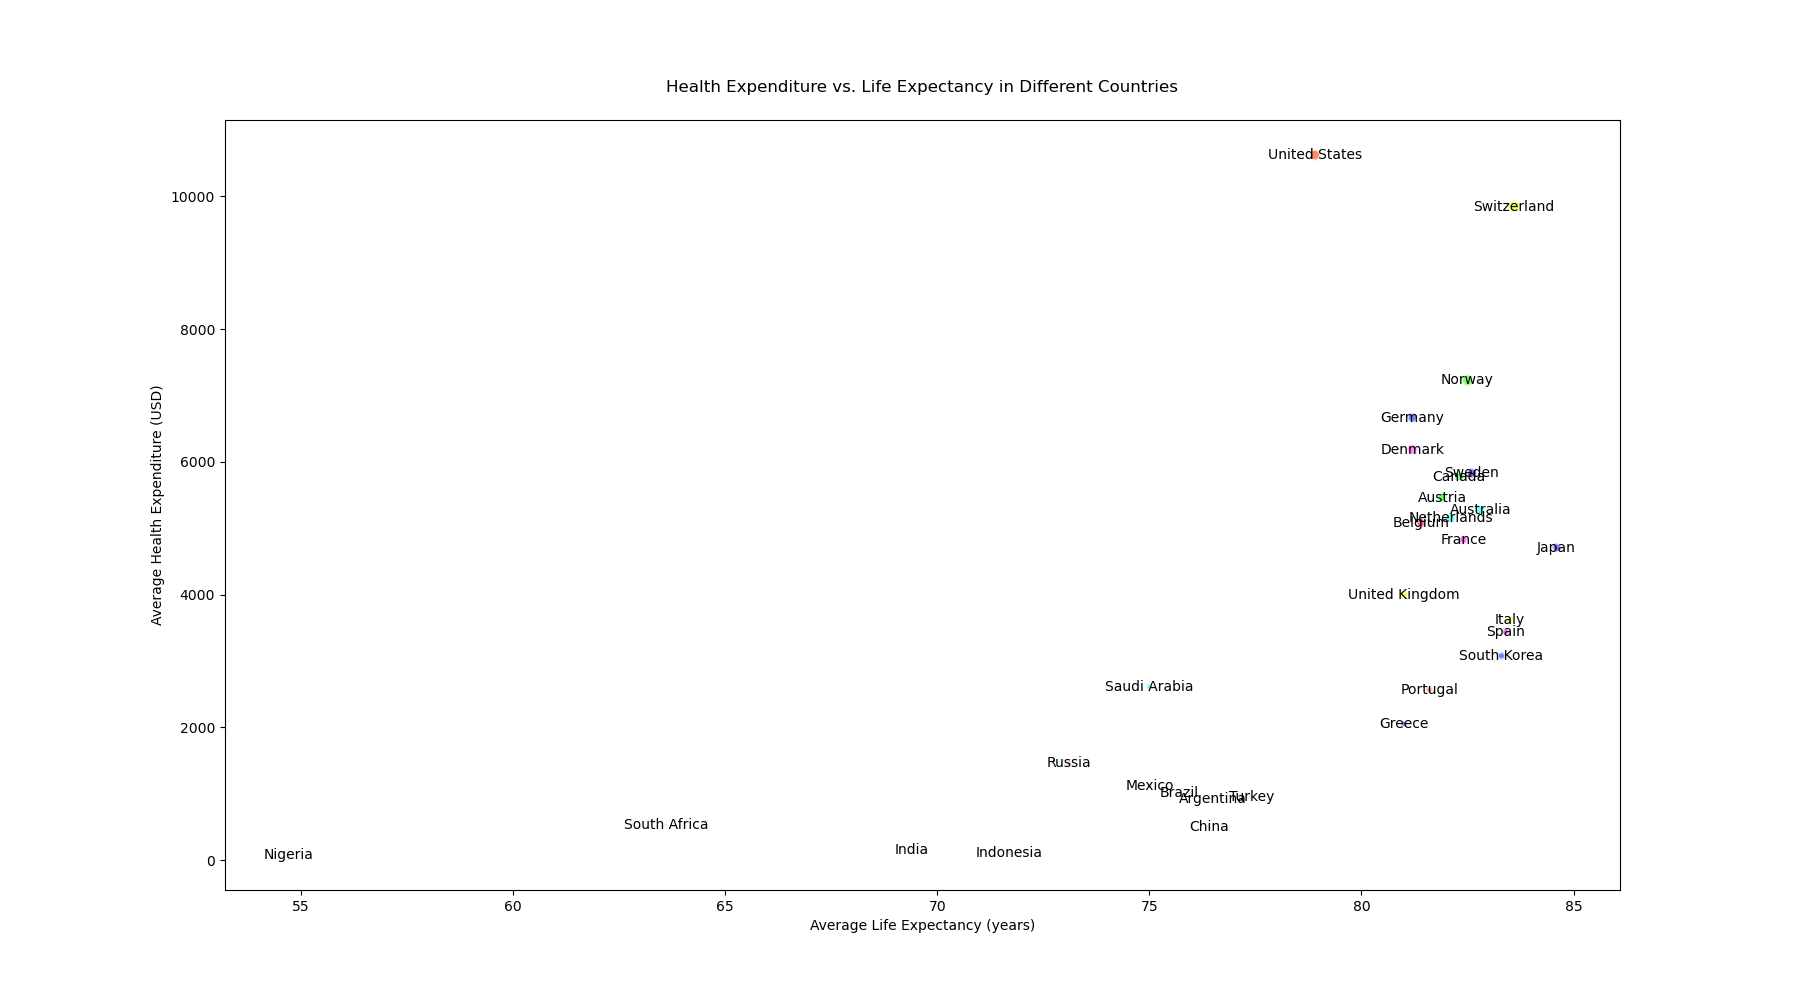

Source code (Python):

import matplotlib.pyplot as plt

countries = ['United States', 'Canada', 'Germany', 'United Kingdom', 'France', 'Australia', 'Japan', 'China', 'India', 'Brazil', 'Russia', 'South Africa', 'Nigeria', 'Mexico', 'Indonesia', 'Turkey', 'Argentina', 'South Korea', 'Italy', 'Spain', 'Saudi Arabia', 'Sweden', 'Norway', 'Switzerland', 'Netherlands', 'Belgium', 'Austria', 'Denmark', 'Greece', 'Portugal']
average_life_expectancy = [78.9, 82.3, 81.2, 81.0, 82.4, 82.8, 84.6, 76.4, 69.4, 75.7, 73.1, 63.6, 54.7, 75.0, 71.7, 77.4, 76.5, 83.3, 83.5, 83.4, 75.0, 82.6, 82.5, 83.6, 82.1, 81.4, 81.9, 81.2, 81.0, 81.6]
average_health_expenditure = [10624, 5780, 6665, 4000, 4826, 5274, 4710, 501, 154, 1008, 1460, 525, 78, 1118, 112, 953, 926, 3078, 3624, 3441, 2615, 5831, 7230, 9847, 5154, 5078, 5460, 6187, 2053, 2566]
gdp_per_capita = [63000, 48400, 51600, 43000, 41800, 54900, 42600, 10800, 2200, 8900, 11300, 6000, 2400, 10200, 4100, 10100, 8900, 32500, 34400, 30100, 23400, 54100, 75700, 81700, 52900, 46400, 51500, 60100, 22000, 23900]

bubble_size = [gdp / 1000 for gdp in gdp_per_capita]

plt.figure(figsize=(18, 10))

plt.scatter(average_life_expectancy, average_health_expenditure, s=bubble_size, color=['#FF5733', '#33FF57', '#3357FF', '#FFFF33', '#FF33FF', '#33FFFF', '#5733FF', '#57FF33', '#F3FF33', '#33FFF3', '#FF3357', '#33FF3F', '#FF57F3', '#5733FF', '#FF573F', '#57F3FF', '#33FF57', '#3357F3', '#FFFF33', '#FF33F3', '#33FFFF', '#5733FF', '#57FF33', '#F3FF33', '#33FFF3', '#FF3357', '#33FF3F', '#FF57F3', '#5733FF', '#FF573F'], alpha=0.7, edgecolors='w', linewidth=2)

plt.title('Health Expenditure vs. Life Expectancy in Different Countries', pad=20)
plt.xlabel('Average Life Expectancy (years)')
plt.ylabel('Average Health Expenditure (USD)')

for i, country in enumerate(countries):
    plt.text(average_life_expectancy[i], average_health_expenditure[i], country, ha='center', va='center')

plt.show()
